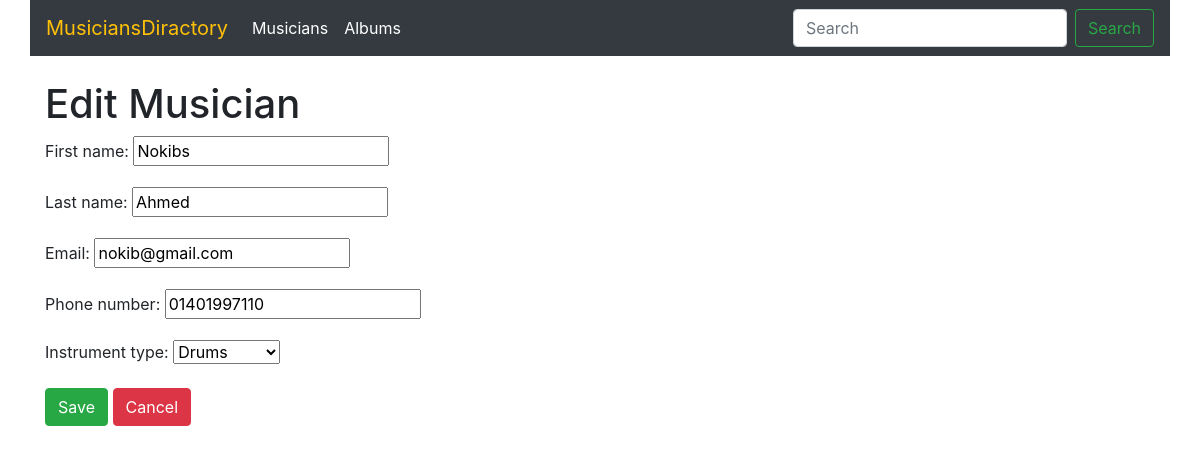
Page /edit/1/ on the committed database.
### Musician/models.py (models this page shows, shortened)
class Musician(models.Model):
    INSTRUMENT_CHOICES = [
        ('guitar', 'Guitar'),
        ('piano', 'Piano'),
        ('drums', 'Drums'),
        ('violin', 'Violin'),
        ('saxophone', 'Saxophone'),
    ]
    first_name = models.CharField(max_length=100)
    last_name = models.CharField(max_length=100)
    email = models.EmailField()
    phone_number = models.CharField(max_length=11)
    instrument_type = models.CharField(max_length=50, choices=INSTRUMENT_CHOICES)

### Musician/views.py (the view)
# urls.py: path('edit/<int:id>/', views.musician_edit, name='musician_edit'),
def musician_edit(request, id):
    musician = Musician.objects.get(id=id)
    musician_form = MusicianForm(instance=musician)
    if request.method == 'POST':
        musician_form = MusicianForm(request.POST, instance=musician)
        if musician_form.is_valid():
            musician_form.save()
            return redirect('musician_list')
    return render(request, 'musician_form.html', {'form': musician_form, 'flag' : False})

### Musician/forms.py
class MusicianForm(forms.ModelForm):
    class Meta:
        model = Musician
        fields = '__all__'

### Musician/templates/musician_form.html (shortened to what this page needs)
{% extends 'base.html' %}
{% load static %}
{% block content %}
<h1 class="mt-4">{% if form.instance.pk %}Edit{% else %}Add{% endif %} Musician</h1>
<form method="post">
    {{ form.as_p }}
    <button type="submit" class="btn btn-success">Save</button>
    <a href="{% url 'musician_list' %}" class="btn btn-danger">Cancel</a>
</form>
{% endblock %}

### rows in the picture
Musician: first_name "Nokibs", last_name "Ahmed", email "nokib@gmail.com", phone_number "01401997110", instrument_type "Drums"
